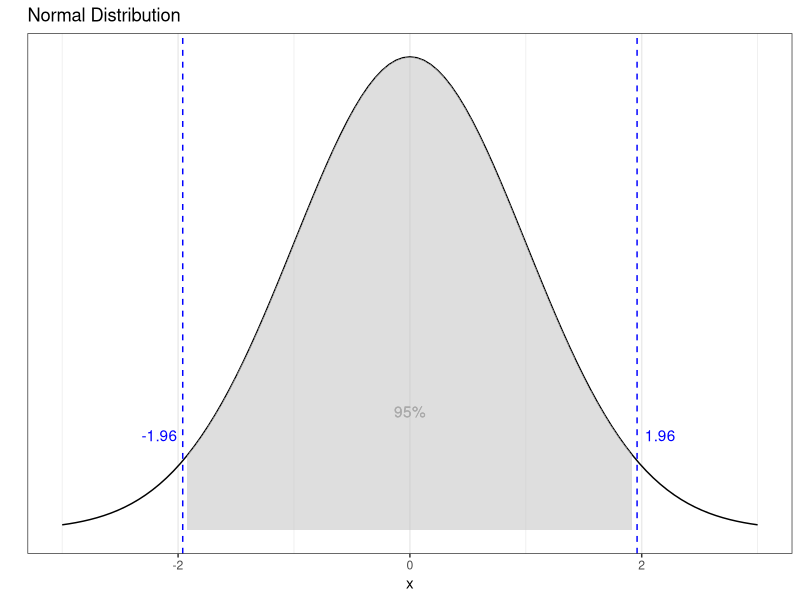

The R script that drew this image:
## ---- chunk 1
if(!require(ggplot2)) {
  install.packages("ggplot2")
  library(ggplot2)
}
## ---- chunk 2
dnorm_range <- function(x) {
  y <- dnorm(x)
  y[x < -1.96 | x > 1.96] <- NA
  return(y)
}

ggplot(data = data.frame(x = c(-3, 3)), aes(x)) +
  stat_function(fun = dnorm, n = 101, args = list(mean = 0, sd = 1)) + 
  stat_function(fun=dnorm_range, geom="area", fill="grey", alpha = .5) +
  geom_vline(xintercept = c(-1.96, 1.96), col="blue", linetype="dashed") +
  geom_text(x=c(-1.96-0.2, 1.96+0.2), y=0.08, 
            aes(label = c("-1.96", "1.96")),
            col="blue") +
  geom_text(x=0, y=0.1, aes(label = "95%"), col="darkgray") +
  labs(title = "Normal Distribution", x="x", y="") +
  scale_y_continuous(breaks = NULL) +
  theme_bw()
